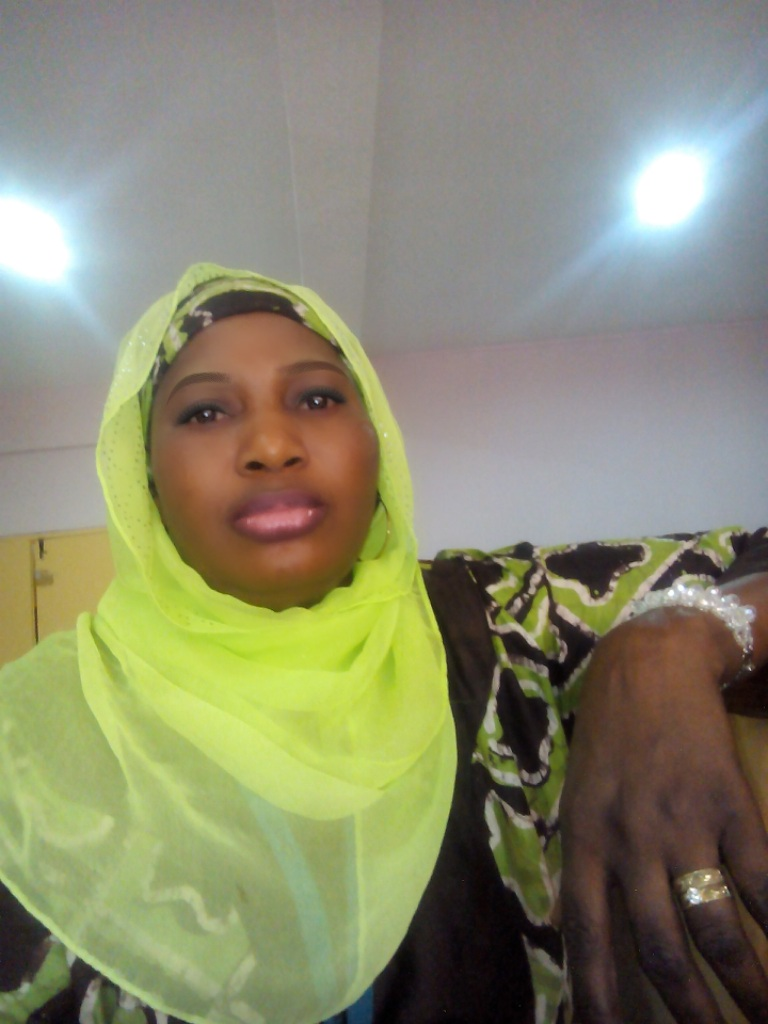
#> input picture img_editor/image/2016-03-24-08-20-39-884.jpg, 768 x 1024 px; its folder holds only this picture in this run
$ python image_editor.py
#> lines starting #> are read from the running program, lines starting #| are printed output that depends on the picture
from PIL import Image, ImageFilter, ImageEnhance
import os

images = './image'
edited_images = '/edited_images'

for filename in os.listdir(images):
    img = Image.open(f"{images}/{filename}")
#> img is the input picture: PIL image 768x1024 RGB; mean R, G, B 137.3, 137.6, 110.4

    edit = img.filter(ImageFilter.SHARPEN).convert("L")
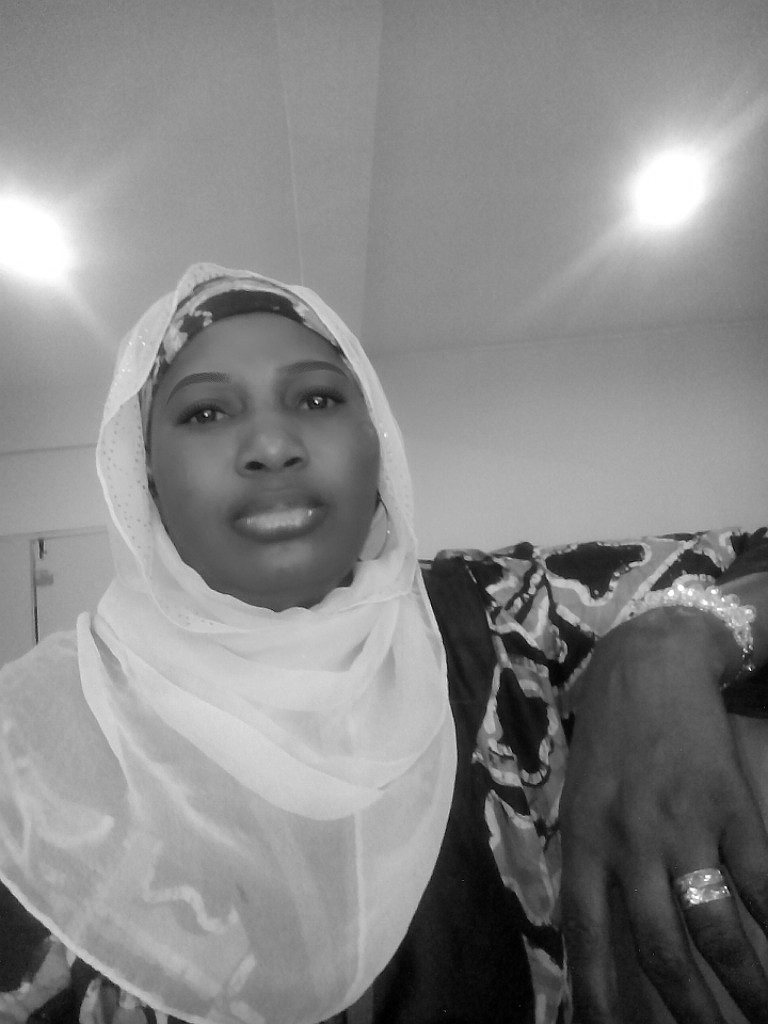
#> edit: PIL image 768x1024 L; min 0, max 255, mean 134.4

    clean_name = os.path.splitext(filename)[0]

    edit.save(f".{edited_images}/{clean_name}_edited.jpg")
